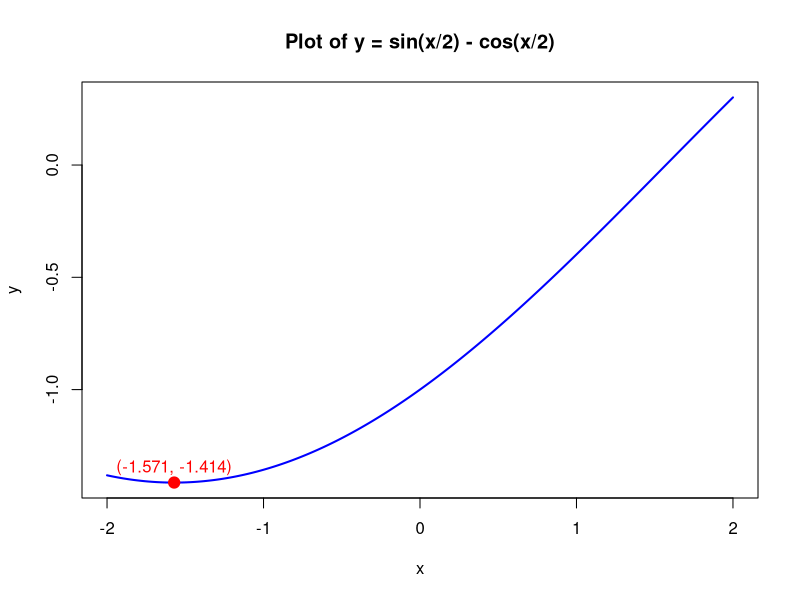
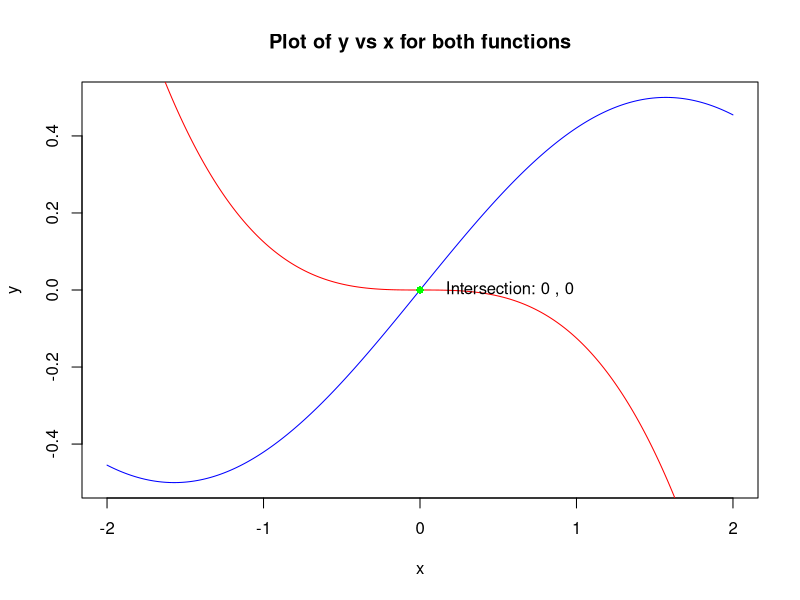
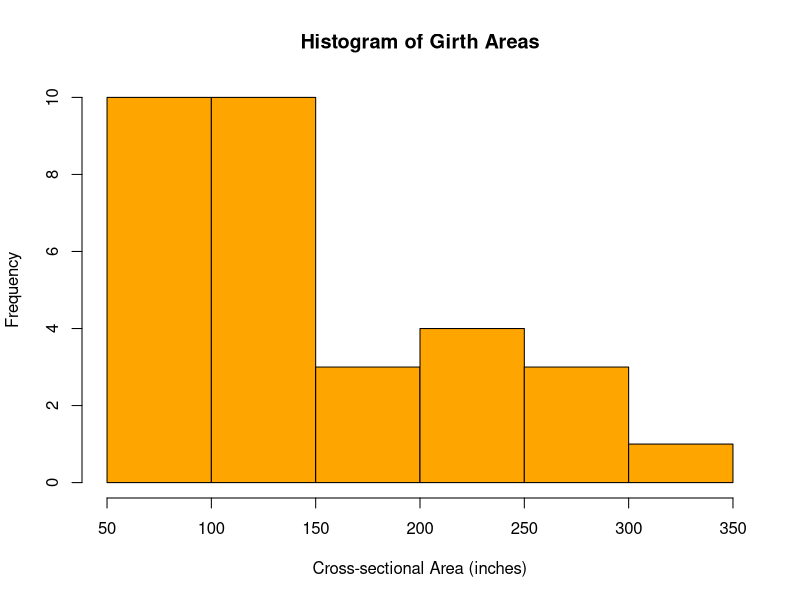
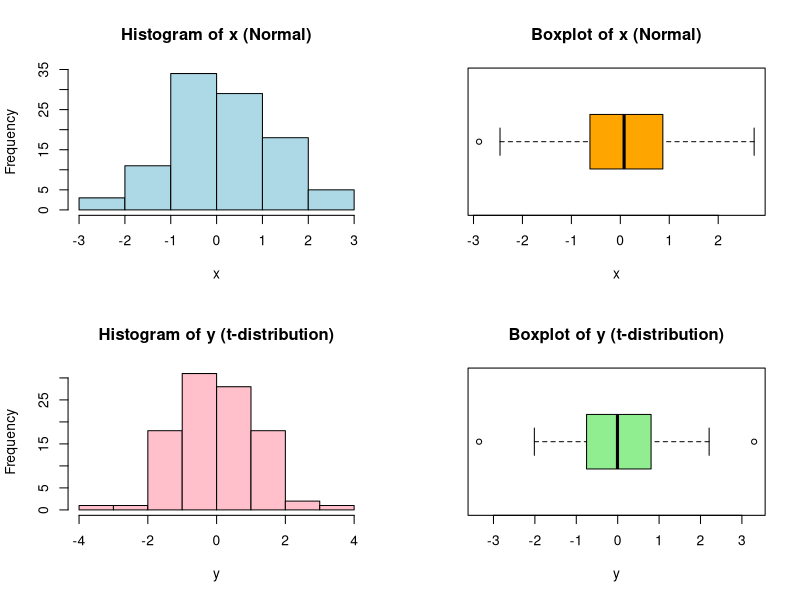
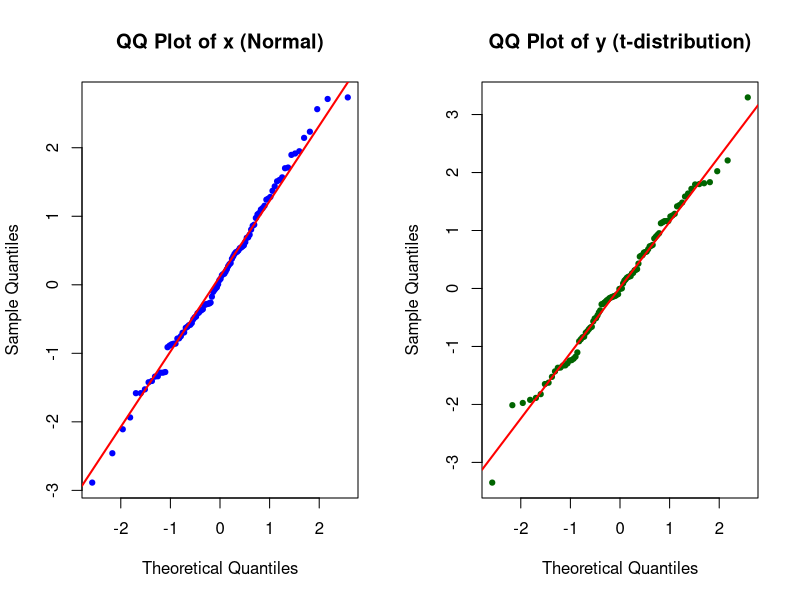

Source code (R) for these figures, in order:
## ---- chunk 1
# DO NOT ADD OR REVISE CODE HERE
knitr::opts_chunk$set(echo = TRUE, eval = TRUE)

## ---- chunk 2
# Creating vector
q1_vector <- c(1:5, sqrt(2), 17 * 14, rep(c(2.5, 5, 7.5), times = 3)) 

# Printing output
print("New Vector")
print(q1_vector)

## ---- chunk 3
# New vector with elements less than or equal to 7
q1_vector_7 <- q1_vector[q1_vector <=7]

# Print length of new vector, q1_vector_7
print("Length of vector with elements less than or equal to 7")
print(length(q1_vector_7))
## ---- chunk 4
# Sorted vector
q1_vector_sorted <- sort(q1_vector)

# Finding sum of 5th through 10th element
sum5to10 <- sum(q1_vector_sorted[5:10])

# Printing the output
print("Sum of 5th through 10th elements")
print(sum5to10)

## ---- chunk 5
# Squaring vector elements
q1_vector_sqrd <- q1_vector^2

# Finding elements greater than 25
elements_greater_than_25 <- sum(q1_vector_sqrd > 25)

#Printing the output
print("Squared Vector")
print(q1_vector_sqrd)

print("No. of elements in Squared Vector greater than 25")
print(elements_greater_than_25)

## ---- chunk 6
# Shortening the vector
q1_vector_short <- q1_vector[-c(1, length(q1_vector))]

# Finding product of shortened vector elements
product_q1_vector_short <- prod(q1_vector_short)

#Printing the output
print("No. of elements in shortened vector")
print(q1_vector_short)
print("Product of elements in shortened vector")
print(product_q1_vector_short)
## ---- chunk 7
y_function <- function(x) {
  y <- sin(x/2) - cos(x/2) 
  return(y)
}

#Testing the function
x_example <- 90
y_example <- y_function(x_example)

# Printing output
print("When x = 90, y = sin(x/2) - cos(x/2) will be:")
print(y_example)


## ---- chunk 8
# Defining vectors
x <- seq(-2, 2, length.out = 4001)

# Setting function to x and finding minimum
y <- y_function(x)
min_y <-which.min(y)

# Printing output
print("Minimum value in vector y")
print(round(y[min_y], 3))
print("Corresponding x value")
print(round(x[min_y], 3))
## ---- chunk 9
# Plotting x and y
plot(x, y, type = "l", col = "blue", lwd = 2, 
  main = "Plot of y = sin(x/2) - cos(x/2)", 
  xlab = "x", ylab = "y")

# Defining the points
points(round(x[min_y], 3), round(y[min_y], 3), col = "red", pch = 19, cex = 1.5)

# Adding title text
text(round(x[min_y], 3), round(y[min_y], 3), labels = paste0("(", round(x[min_y], 3), ", ", round(y[min_y], 3), ")"), 
  pos = 3, col = "red")
## ---- chunk 10
# Defining functions
function_1 <- function(x) cos(x/2) * sin(x/2)
function_2 <- function(x) -(x/2)^3

# Testing for x
y1 <- function_1(x)
y2 <- function_2(x)

# Finding the intersection
intersection_index <- which.min(abs(y1 - y2))

# Plotting x, y1 & y2
plot(x, y1, type = "l", col = "blue", xlab = "x", ylab = "y", main = "Plot of y vs x for both functions")
lines(x, y2, col = "red")

# Pointing the intersection
points(x[intersection_index], y1[intersection_index], pch = 16, col = "green")

# Adding text to describe intersection
text(x[intersection_index] + 0.1, y1[intersection_index], labels = paste("Intersection:", round(x[intersection_index], 3), ",", round(y1[intersection_index], 3)), pos = 4)

## ---- chunk 11
# Loading and exploring trees
data(trees)
str(trees)

# Finding mean of the data and trees with greater than mean volume
mean_trees <- apply(trees, 2, mean)
greater_than_mean_trees <- sum(trees$Volume > mean_trees["Volume"])

#Printing the output
print(mean_trees)
print(greater_than_mean_trees)
## ---- chunk 12
# Finding the radius
radius <- trees$Girth / 2 
areas <- pi * radius^2

#Printing the output
print(IQR(areas))

## ---- chunk 13
# Plotting 4b
hist(areas, main = "Histogram of Girth Areas",
     xlab = "Cross-sectional Area (inches)", ylab = "Frequency",
     col = "orange", border = "black")


## ---- chunk 14
# Calculating max area
largest_area_tree <- which.max(areas)

# Finding the tree with the max area
largest_tree <- trees[largest_area_tree, ]

# Outputting the answer row
cat("Row:", largest_area_tree, "Girth:", largest_tree$Girth, "Height:", largest_tree$Height, 
    "Volume:", largest_tree$Volume, "\n")

## ---- chunk 15
# 1st sample
set.seed(9999)
y <- rt(100, df = 10)

# 2nd sample
set.seed(123)
x <- rnorm(100, mean = 0, sd = 1.25)

# Combining samples
combined_sample = cbind(x, y)
sample_IQR <- round(apply(combined_sample, 2, IQR), 4)

# Printing the IQR
print("IQR for combined samples")
print(sample_IQR)
## ---- chunk 16
# Context
par(mfrow = c(2, 2))

# Plotting the histogram and horizontal boxplot in color
hist(x, main = "Histogram of x (Normal)", col = "lightblue", 
  xlab = "x", border = "black")

# Boxplot for x
boxplot(x, horizontal = TRUE, col = "orange", 
  main = "Boxplot of x (Normal)", xlab = "x")

# Histogram for y
hist(y, main = "Histogram of y (t-distribution)", col = "pink", 
  xlab = "y", border = "black")

# Boxplot for y
boxplot(y, horizontal = TRUE, col = "lightgreen", 
  main = "Boxplot of y (t-distribution)", xlab = "y")




## ---- chunk 17
# Plotting side by side
par(mfrow = c(1, 2))
# QQ plot for x
qqnorm(x, main = "QQ Plot of x (Normal)", col = "blue", pch = 19, cex = 0.7)
qqline(x, col = "red", lwd = 2)

# QQ plot for y
qqnorm(y, main = "QQ Plot of y (t-distribution)", col = "darkgreen", pch = 19, cex = 0.7)
qqline(y, col = "red", lwd = 2)

# Determine extreme outliers
x_iqr <- IQR(x)
y_iqr <- IQR(y)

x_extreme_outliers <- sum(x < (quantile(x, 0.25) - 3 * x_iqr) | x > (quantile(x, 0.75) + 3 * x_iqr))
y_extreme_outliers <- sum(y < (quantile(y, 0.25) - 3 * y_iqr) | y > (quantile(y, 0.75) + 3 * y_iqr))

# Printing outlier data
cat("Extreme outliers in x:", x_extreme_outliers, "\n")
cat("Extreme outliers in y:", y_extreme_outliers, "\n")

